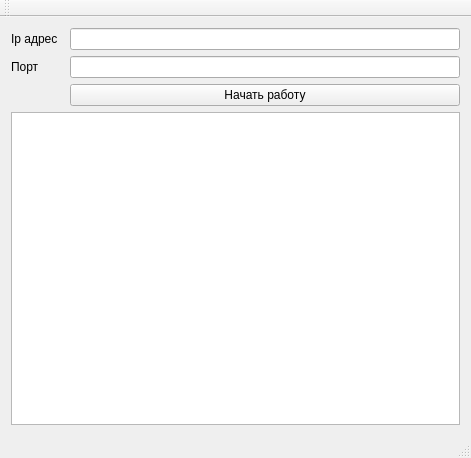
<?xml version="1.0" encoding="UTF-8"?>
<ui version="4.0">
 <class>MainWindow</class>
 <widget class="QMainWindow" name="MainWindow">
  <property name="geometry">
   <rect>
    <x>0</x>
    <y>0</y>
    <width>471</width>
    <height>458</height>
   </rect>
  </property>
  <property name="windowTitle">
   <string>QTCPServer</string>
  </property>
  <property name="styleSheet">
   <string notr="true"/>
  </property>
  <widget class="QWidget" name="centralWidget">
   <layout class="QGridLayout" name="gridLayout">
    <item row="3" column="0" colspan="3">
     <widget class="QTextBrowser" name="textBrowser_receivedMessages">
      <property name="styleSheet">
       <string notr="true"/>
      </property>
     </widget>
    </item>
    <item row="1" column="0">
     <widget class="QLabel" name="label_2">
      <property name="text">
       <string>Порт</string>
      </property>
     </widget>
    </item>
    <item row="2" column="2">
     <widget class="QPushButton" name="pushButton">
      <property name="text">
       <string>Начать работу</string>
      </property>
     </widget>
    </item>
    <item row="0" column="2">
     <widget class="QLineEdit" name="lineEdit"/>
    </item>
    <item row="1" column="2">
     <widget class="QLineEdit" name="lineEdit_2"/>
    </item>
    <item row="0" column="0">
     <widget class="QLabel" name="label">
      <property name="text">
       <string>Ip адрес</string>
      </property>
     </widget>
    </item>
   </layout>
  </widget>
  <widget class="QMenuBar" name="menuBar">
   <property name="geometry">
    <rect>
     <x>0</x>
     <y>0</y>
     <width>471</width>
     <height>22</height>
    </rect>
   </property>
  </widget>
  <widget class="QToolBar" name="mainToolBar">
   <attribute name="toolBarArea">
    <enum>TopToolBarArea</enum>
   </attribute>
   <attribute name="toolBarBreak">
    <bool>false</bool>
   </attribute>
  </widget>
  <widget class="QStatusBar" name="statusBar"/>
 </widget>
 <layoutdefault spacing="6" margin="11"/>
 <resources/>
 <connections/>
</ui>
